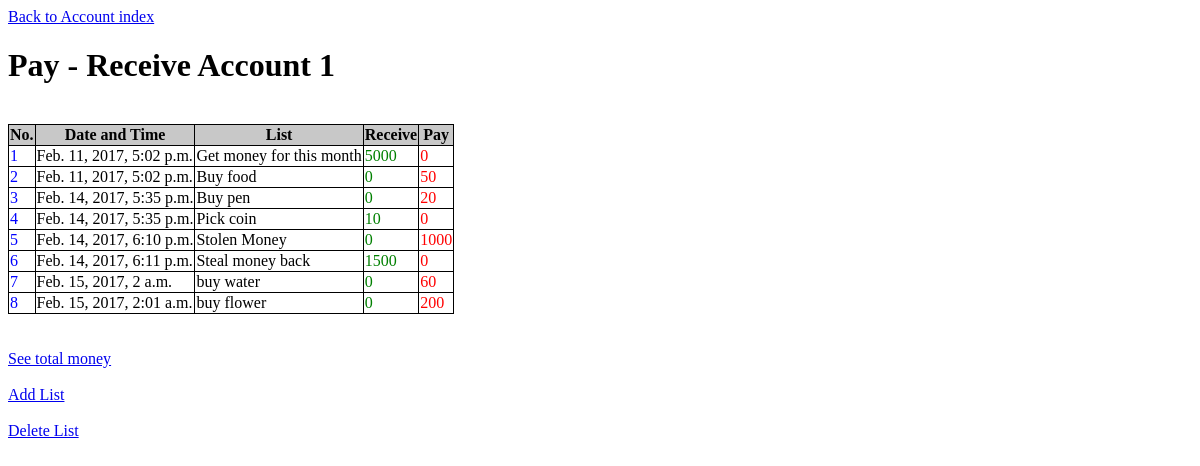
Before: /1/ with the older database file.
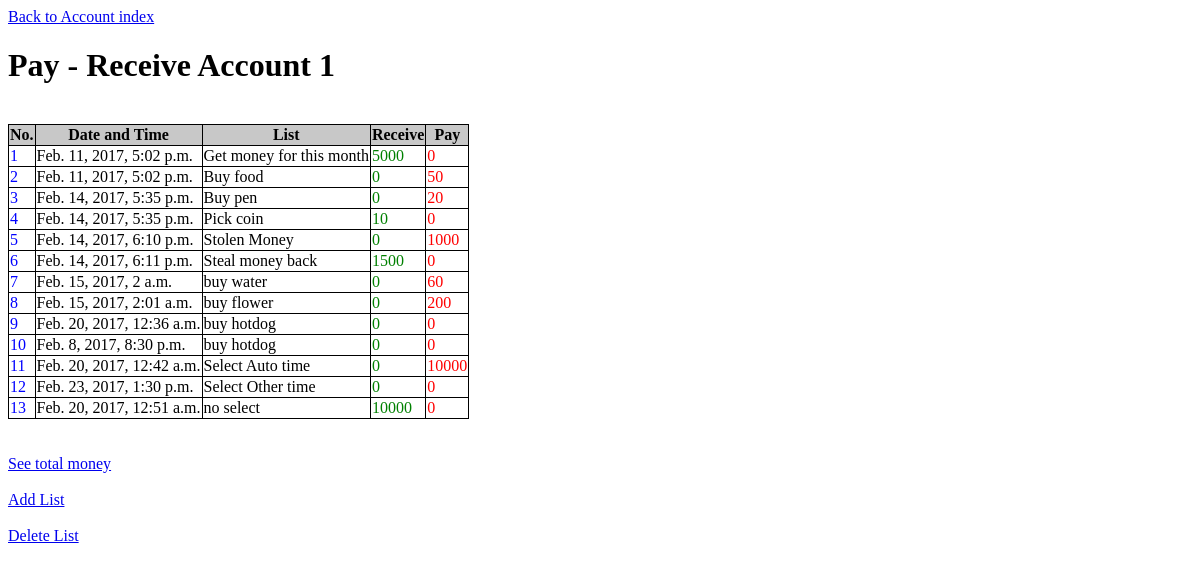
After: the same page with the newer database file.
### account/models.py (models this page shows, shortened)
class Account(models.Model):
    account_text = models.CharField(max_length=200)
    total_money = models.IntegerField(default=0)

class List(models.Model):
    account = models.ForeignKey(Account, on_delete=models.CASCADE)
    list_text = models.CharField(max_length=200)
    get_money = models.IntegerField(default=0)
    pay_money = models.IntegerField(default=0)
    pub_date = models.DateTimeField('date published')

### account/views.py (the view)
# urls.py: url(r'^(?P<pk>[0-9]+)/$', views.DetailView.as_view(), name='detail'), #detail page -- access from index
class DetailView(generic.DetailView):
    model = Account
    template_name = 'account/detail.html'

### account/templates/account/detail.html (shortened to what this page needs)
<a href="{% url 'account:index' %}">Back to Account index</a>
<h1>{{ account.account_text }}</h1>
<table>
    <tr style="background-color:rgb(200, 200, 200);color:black">
        <th>No.</th>
        <th>Date and Time</th>
        <th>List</th>
        <th>Receive</th>
        <th>Pay</th>
    </tr>
    <tr>
        {% for list in account.list_set.all %}
        <td style="color:blue"><label for="list{{ forloop.counter }}">{{ forloop.counter }}</label></td>
        <td><label for="list{{ forloop.counter }}">{{ list.pub_date }}</label></td>
        <td><label for="list{{ forloop.counter }}">{{ list.list_text }}</label></td>
        <td style="color:green"><label for="list{{ forloop.counter }}">{{ list.get_money }}</label></td>
        <td style="color:red"><label for="list{{ forloop.counter }}">{{ list.pay_money }}</label></td></tr>
        {% endfor %}
        <br />
</table>
<a href="{% url 'account:showtotal' account.id %}">See total money</a>
<a href="{% url 'account:addlist' account.id %}">Add List</a>
<a href="{% url 'account:seldellist' account.id %}">Delete List</a>

### account/templates/account/detail.html (style rules this page uses)
table { border-collapse: collapse; }
table, td, th { border: 1px solid black; }

Changed rows visible on the page:
added List: pub_date "Feb. 20, 2017, 12:36 a.m.", list_text "buy hotdog", get_money "0", pay_money "0"
added List: pub_date "Feb. 8, 2017, 8:30 p.m.", list_text "buy hotdog", get_money "0", pay_money "0"
added List: pub_date "Feb. 20, 2017, 12:42 a.m.", list_text "Select Auto time", get_money "0", pay_money "10000"
added List: pub_date "Feb. 23, 2017, 1:30 p.m.", list_text "Select Other time", get_money "0", pay_money "0"
added List: pub_date "Feb. 20, 2017, 12:51 a.m.", list_text "no select", get_money "10000", pay_money "0"
